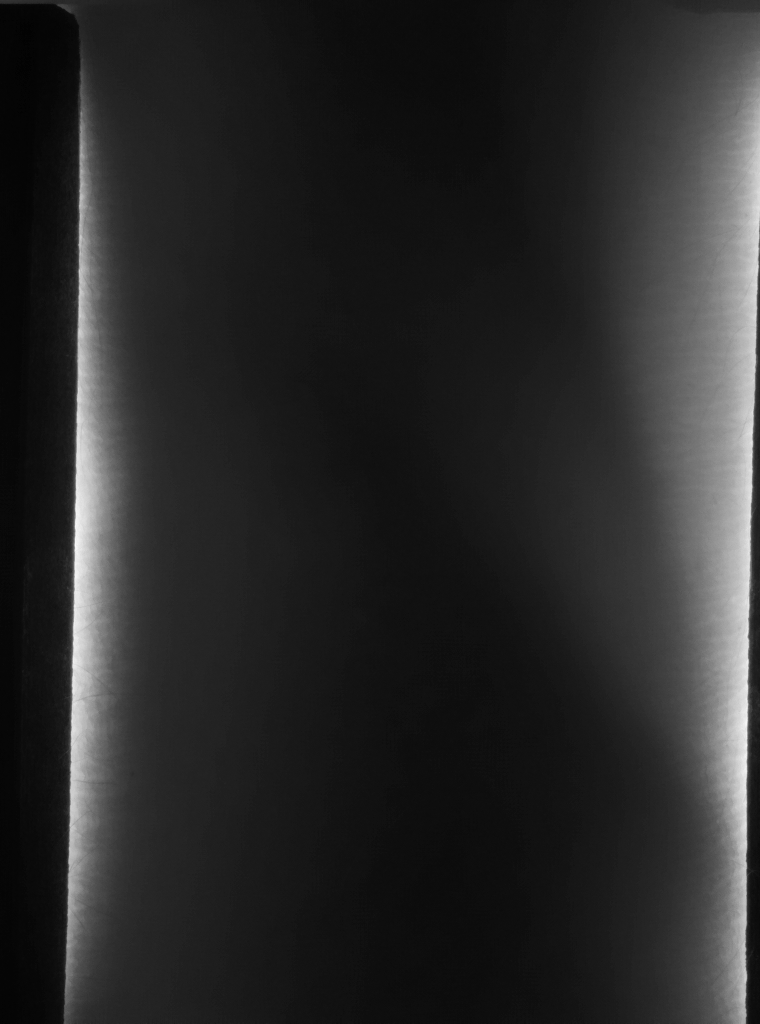
#> input picture data_collection/data/850nm/id1/11_29991.png, 1520 x 2048 px (shown at 1/2 size); its folder holds 4 pictures in this run
$ jupyter execute --allow-errors combine_shutter_speeds.ipynb
#> lines starting #> are read from the running program, lines starting #| are printed output that depends on the picture
[cell 1]
import numpy as np
import cv2
import glob
import matplotlib.pyplot as plt
from matplotlib.pyplot import figure

#get images
#sort into place and shutter speed
#pick a number
#for each pixel, chose the one closest to number

[cell 2]
shutter_speeds = ["29991", "43322", "56653", "69999", "83330", "96661", "109991", "123322", "136653", "149999"]
image_paths = glob.glob('data/850nm/id1/*.png')

[cell 3]
all_images = []
for shutter_speed in shutter_speeds:
    paths = [path for path in image_paths if shutter_speed in path]
    paths.sort()
    images = []
    for path in paths:
        gray = cv2.cvtColor(cv2.imread(path), cv2.COLOR_BGR2GRAY)
#> gray: shape (2048, 1520); min 1, max 254, mean 41.2
        images.append(gray)
    all_images.append(images)
#> (the rest of this cell did not finish here and is left out)

[cell 4]
median_images = []
#> median_images = []
for images in all_images:
    median = np.median(images, axis=0).astype('uint8')
    median_images.append(median)

[cell 5]
shutter_combine_value = 120

#> (the rest of this cell did not finish here and is left out)

#> (a cell that did not finish here is left out)

[cell 7]
figure(figsize=(10, 10), dpi=80)
#> (the rest of this cell did not finish here and is left out)

[cell 8]
new_images = np.zeros(shape=(2048, 1520, 28))

#> (a cell that did not finish here is left out)

[cell 10]
figure(figsize=(10, 10), dpi=80)
plt.imshow(new_images[:,:,4], cmap='gray')
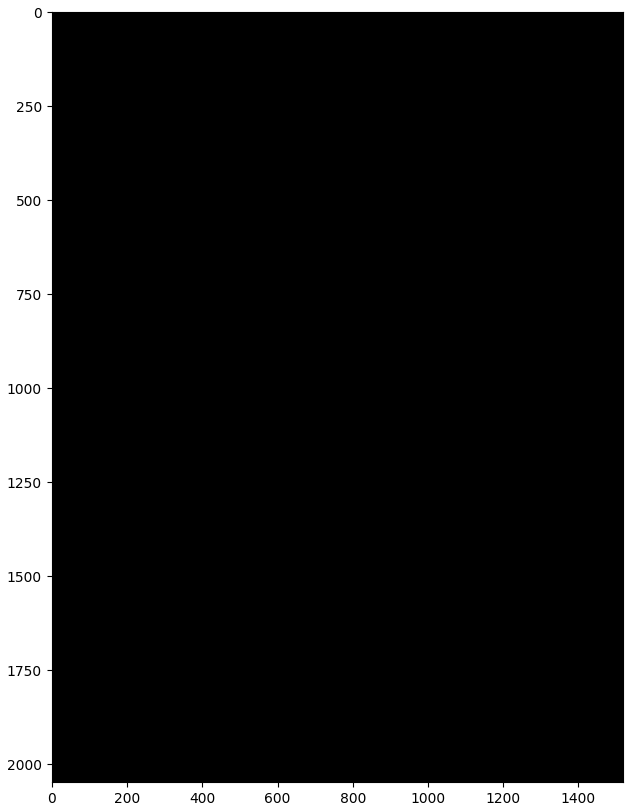
#> figure drawn by matplotlib, 1 panel
